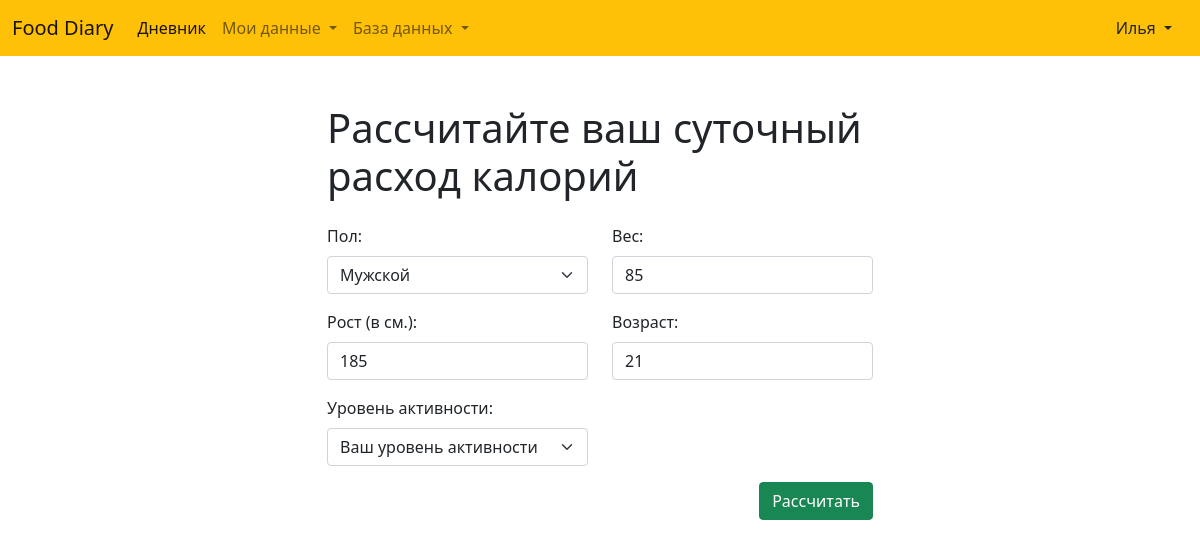
/profile/calorie-consumption-calculator/ (signed in), run on an earlier commit of the app's database.
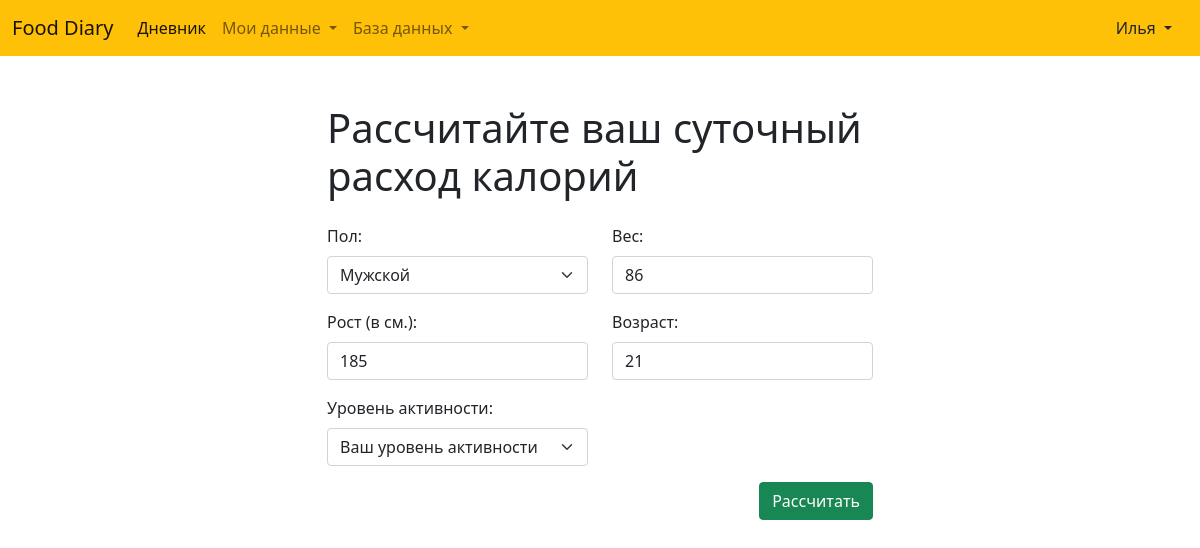
And on a later commit of the database.
### account/models.py (models this page shows)
class Profile(models.Model):
    user = models.OneToOneField('auth.user', on_delete=models.CASCADE, related_name='profile')
    registered = models.DateTimeField('Дата регистрации', auto_now_add=True)
    sex = models.CharField('Пол', null=True, blank=True, max_length=7)
    weight = models.PositiveSmallIntegerField('Вес', null=True, blank=True)
    height = models.PositiveSmallIntegerField('Рост (в см.)', null=True, blank=True)
    age = models.PositiveSmallIntegerField('Возраст', null=True, blank=True)
    calorie_consumption = models.PositiveIntegerField('Расход калорий (в день)', null=True, blank=True)

### account/views.py (the view)
# urls.py: path('calorie-consumption-calculator/', views.calorie_consumption_calculator_view , name='calorie_consumption_calculator'),
def calorie_consumption_calculator_view(request):
    profile = request.user.profile
    if request.method == 'POST':
        form = forms.ProfileCalorieConsumptionForm(request.POST)
        if form.is_valid():
            calorie_consumption = calculator_services.calculate_calorie_consumption(
                sex=request.POST.get('sex'),
                weight=int(request.POST.get('weight')),
                height=int(request.POST.get('height')),
                age=int(request.POST.get('age')),
                activity=float(request.POST.get('activity'))
            )
            profile.calorie_consumption = calorie_consumption
            profile.save()
            return HttpResponseRedirect(reverse('profile'))
    else:
        form = forms.ProfileCalorieConsumptionForm(instance=profile)
    return render(request, 'calculator/detail.html', {
        'form': form
    })

### account/forms.py
class ProfileCalorieConsumptionForm(ChangeProfileInfoForm, forms.ModelForm):
    ACTIVITY_CHOICES = [
        (None, 'Ваш уровень активности'),
        (1.2, 'Практически отсутствует'),
        (1.375, 'До 3-х раз в неделю'),
        (1.55, '3-5 раз в неделю'),
        (1.725, '6-7 раз в неделю'),
        (1.9, 'hard mode'),
    ]
    activity = forms.ChoiceField(
        choices=ACTIVITY_CHOICES,
        label='Уровень активности'
    )

### account/templates/calculator/detail.html (shortened to what this page needs)
{% extends 'base.html' %}
{% block content %}
<main>
    <div class="container">
        <div class="row mt-5">
            <div class="col-12 offset-md-3 col-md-6">
                <h1 class="mb-4">Рассчитайте ваш суточный расход калорий</h1>
            </div>
            <div class="col-12 offset-md-3 col-md-6">
                <form action="#" method="post">
                    <div class="row">
                        {% for field in form %}
                            <div class="col-12 col-sm-6 mb-3">
                                <label for="{{field.auto_id}}" class="form-label">{{field.label}}:</label>
                                {{field}}
                            </div>
                        {% endfor %}
                    </div>
                    <button class="btn btn-success d-block ms-auto" type="submit">Рассчитать</button>
                </form>
            </div>
        </div>
    </div>
</main>
{% endblock %}

What changed in the data, as far as the page shows it:
changed Profile "Мужской": weight "85" → "86"
